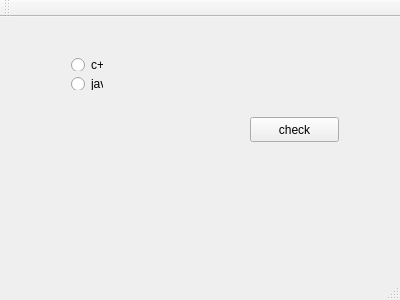
<?xml version="1.0" encoding="UTF-8"?>
<ui version="4.0">
 <class>MainWindow</class>
 <widget class="QMainWindow" name="MainWindow">
  <property name="geometry">
   <rect>
    <x>0</x>
    <y>0</y>
    <width>400</width>
    <height>300</height>
   </rect>
  </property>
  <property name="windowTitle">
   <string>MainWindow</string>
  </property>
  <widget class="QWidget" name="centralWidget">
   <widget class="QPushButton" name="pushButton">
    <property name="geometry">
     <rect>
      <x>250</x>
      <y>100</y>
      <width>89</width>
      <height>25</height>
     </rect>
    </property>
    <property name="text">
     <string>check</string>
    </property>
   </widget>
   <widget class="QWidget" name="">
    <property name="geometry">
     <rect>
      <x>60</x>
      <y>30</y>
      <width>54</width>
      <height>54</height>
     </rect>
    </property>
    <layout class="QVBoxLayout" name="verticalLayout">
     <item>
      <widget class="QRadioButton" name="radioButton">
       <property name="text">
        <string>c++</string>
       </property>
      </widget>
     </item>
     <item>
      <widget class="QRadioButton" name="radioButton_2">
       <property name="text">
        <string>java</string>
       </property>
      </widget>
     </item>
    </layout>
   </widget>
  </widget>
  <widget class="QMenuBar" name="menuBar">
   <property name="geometry">
    <rect>
     <x>0</x>
     <y>0</y>
     <width>400</width>
     <height>22</height>
    </rect>
   </property>
  </widget>
  <widget class="QToolBar" name="mainToolBar">
   <attribute name="toolBarArea">
    <enum>TopToolBarArea</enum>
   </attribute>
   <attribute name="toolBarBreak">
    <bool>false</bool>
   </attribute>
  </widget>
  <widget class="QStatusBar" name="statusBar"/>
 </widget>
 <layoutdefault spacing="6" margin="11"/>
 <resources/>
 <connections/>
</ui>
